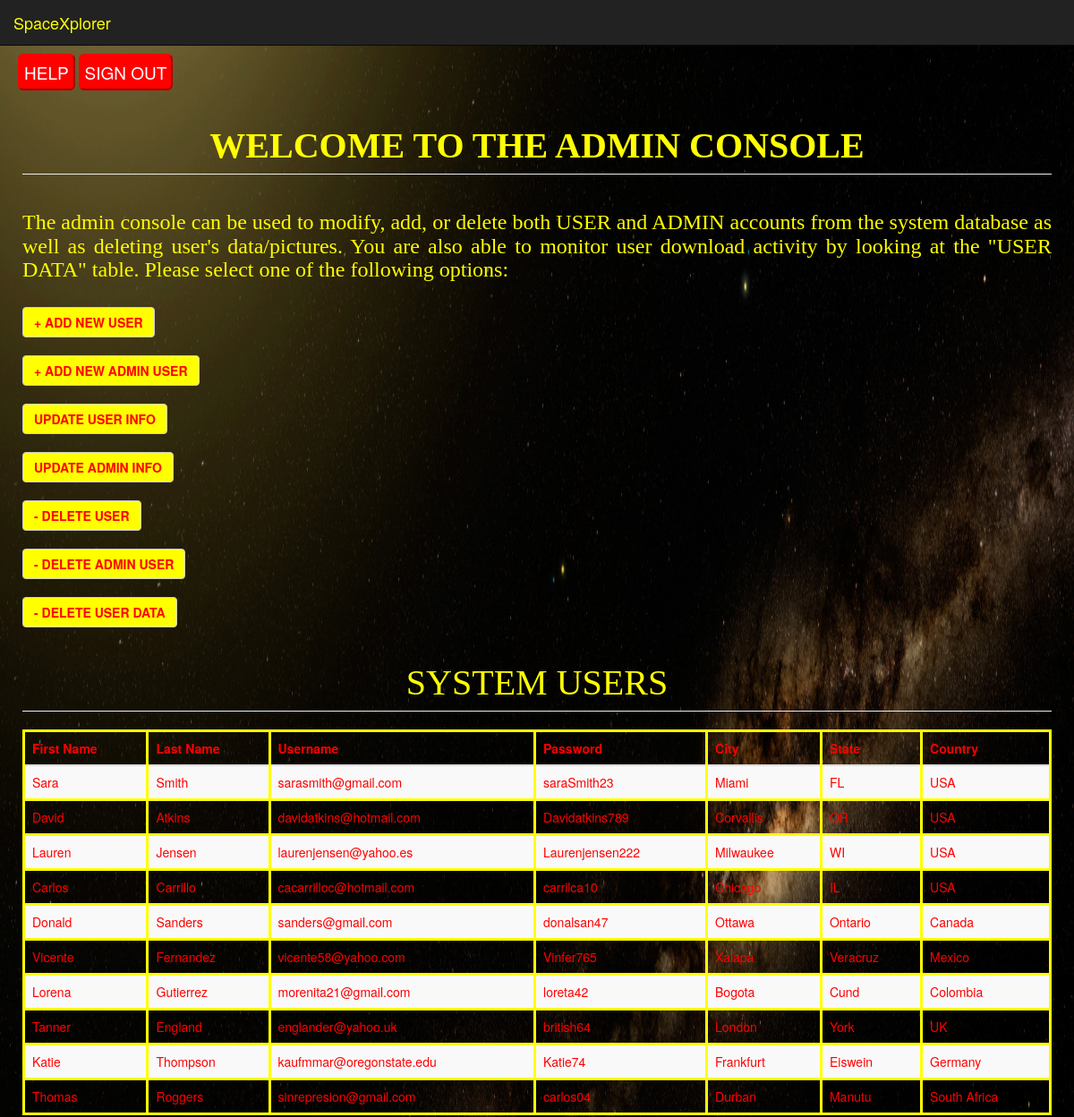
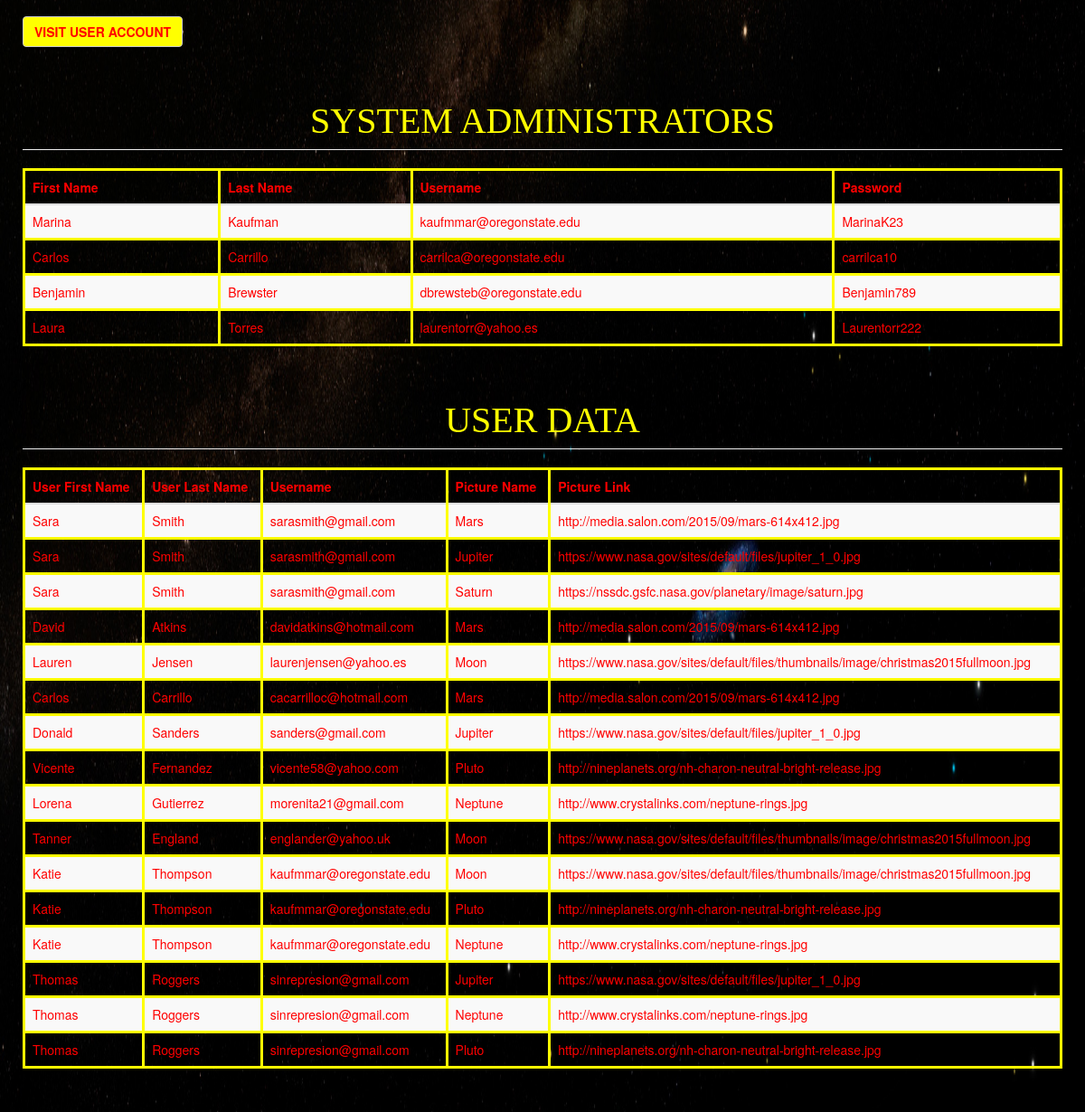
Page /admin_console.php on the committed database (2 pictures, top to bottom).
### tables this page shows
CREATE TABLE users (
    	id INT(11) NOT NULL AUTO_INCREMENT,
    	first_name VARCHAR(255) NOT NULL,
    	last_name VARCHAR(255) NOT NULL,
    	email VARCHAR(255) NOT NULL,
    	password VARCHAR(255) NOT NULL,
    	city VARCHAR(255) NOT NULL,
    	state VARCHAR(255),
    	country VARCHAR(255) NOT NULL,
    	PRIMARY KEY (id),
    	UNIQUE (email, password)
);

CREATE TABLE images (
	id INT(11) NOT NULL AUTO_INCREMENT,
	user_email VARCHAR(255) NOT NULL,
	name VARCHAR(255),
	link VARCHAR(255) NOT NULL,
	PRIMARY KEY (id),
	FOREIGN KEY (user_email) REFERENCES users (email)
        	ON DELETE CASCADE
        	ON UPDATE CASCADE
);

### admin_console.php (the view, shortened to what this page needs)
<?php
	include 'template_prepend.php';
?>
<div class="giveMePadding">
    <button class = "btn-second" onclick="myFunction()">HELP</button>
    <a href="index.php"><button class = "btn-second" style="color:white;">SIGN OUT</button></a>
    <div class="giveMePadding">
        <div class="row">
			<h1 class="page-header"><strong>WELCOME TO THE ADMIN CONSOLE</strong></h1>
			<h3>The admin console can be used to modify, add, or delete both USER and ADMIN accounts from the system database as well as deleting user's data/pictures. You are also able to monitor user download activity by looking at the "USER DATA" table. Please select one of the following options: </h3>
		</div>
        <div class="row addNew">
            <a class="btn btn-default center" href="#addUser" role="button" data-toggle="collapse"><strong>+ ADD NEW USER</strong></a>
        <a class="btn btn-default center" href="#addAdmin" role="button" data-toggle="collapse"><strong>+ ADD NEW ADMIN USER</strong></a>
        <a class="btn btn-default center" href="#updateUser" role="button" data-toggle="collapse"><strong>UPDATE USER INFO</strong></a>
        <a class="btn btn-default center" href="#updateAdmin" role="button" data-toggle="collapse"><strong>UPDATE ADMIN INFO</strong></a>
        <a class="btn btn-default center" href="#deleteUser" role="button" data-toggle="collapse"><strong>- DELETE USER</strong></a>
        <a class="btn btn-default center" href="#deleteAdmin" role="button" data-toggle="collapse"><strong>- DELETE ADMIN USER</strong></a>
        <a class="btn btn-default center" href="#deleteUserData" role="button" data-toggle="collapse"><strong>- DELETE USER DATA</strong></a>
	</div>
	<div class="row">
        <h2 class="page-header" style="color:yellow;">SYSTEM USERS</h2>
        <div class="table-responsive">
            <table class="table table-striped">
                <thead>
                    <tr>
                        <th>First Name</th>
                        <th>Last Name</th>
                        <th>Username</th>
                        <th>Password</th>
                        <th>City</th>
                        <th>State</th>
                        <th>Country</th>
                    </tr>
                </thead>
                <tbody>
                    <?php
                        try {
                            $allUsersQuery = <<<stmt
                            SELECT first_name, last_name, email, password, city, state, country FROM users;
stmt;
                            if (($ab_stmt = $dbConnection->prepare($allUsersQuery))) {
                                $ab_stmt->execute();
                                $result = $ab_stmt->get_result();
                                $i = 0;
                                $colHeaders = array();
                                $colData = array();
                                while($row = mysqli_fetch_assoc($result)) {
                                    if($i == 0) {
                                        foreach($row as $colHeader => $val) {
                                            $colHeaders[] = $colHeader;
                                        }
                                    }
                                    $colData[] = $row;
                                    $i++;
                                }
                                foreach($colData as $r) {
                                    echo "<tr>";
                                    foreach($colHeaders as $colHeader) {
                                        echo "<td>" . $r[$colHeader] . "</td>";
                                    }
                                    echo "</tr>";
                                }
                            } else {
                                echo "Statement Prep Failed" . $dbConnection->connect_errno . " " . $dbConnection->connect_error;
                            }
                        } catch(Exception $e) {
                            echo 'caught exception: ' . $e->getMessage();
                        }
                    ?>
                </tbody>
            </table>
        </div>
	</div>
    <div class="row">
        <a class="btn btn-default center" href="#visitUserAccount" role="button" data-toggle="collapse"><strong>VISIT USER ACCOUNT</strong></a>
    </div>
	<div class="row">
        <h2 class="page-header" style="color:yellow;">SYSTEM ADMINISTRATORS</h2>
        <div class="table-responsive">
            <table class="table table-striped">
                <thead>
                    <tr>
                        <th>First Name</th>
                        <th>Last Name</th>
                        <th>Username</th>
                        <th>Password</th>
                    </tr>
                </thead>
                <tbody>
                    <?php
                        try {
                            $allAdminsQuery = <<<stmt
                            SELECT first_name, last_name, email, password FROM admins;
stmt;
                            if (($ab_stmt = $dbConnection->prepare($allAdminsQuery))) {
                                $ab_stmt->execute();
                                $result = $ab_stmt->get_result();
                                $i = 0;
                                $colHeaders = array();
                                $colData = array();
                                while($row = mysqli_fetch_assoc($result)) {
                                    if($i == 0) {
                                        foreach($row as $colHeader => $val) {
                                            $colHeaders[] = $colHeader;
                                        }
                                    }
                                    $colData[] = $row;
                                    $i++;
                                }
                                foreach($colData as $r) {
                                        echo "<tr>";
                                        foreach($colHeaders as $colHeader) {
                                            echo "<td>" . $r[$colHeader] . "</td>";
                                        }
                                        echo "</tr>";
                                }
                            } else {
                                echo "Statement Prep Failed" . $dbConnection->connect_errno . " " . $dbConnection->connect_error;
                            }
                        } catch(Exception $e) {
                            echo 'caught exception: ' . $e->getMessage();
                        }
                    ?>
                </tbody>
            </table>
        </div>
	</div>
	<div class="row">
        <h2 class="page-header" style="color:yellow;">USER DATA</h2>
        <div class="table-responsive">
            <table class="table table-striped">
                <thead>
                    <tr>
                        <th>User First Name</th>
                        <th>User Last Name</th>
                        <th>Username</th>
                        <th>Picture Name</th>
                        <th>Picture Link</th>
                    </tr>
                </thead>
                <tbody>
                    <?php
                        try {
                            $allDataQuery = <<<stmt
                            SELECT u.first_name, u.last_name, u.email, i.name, i.link FROM images i
                            INNER JOIN users u ON u.email = i.user_email
                            ORDER BY u.id;
stmt;
                            if (($ab_stmt = $dbConnection->prepare($allDataQuery))) {
                                $ab_stmt->execute();
                                $result = $ab_stmt->get_result();
                                $i = 0;
                                $colHeaders = array();
                                $colData = array();
                                while($row = mysqli_fetch_assoc($result)) {
                                    if($i == 0) {
                                        foreach($row as $colHeader => $val) {
                                            $colHeaders[] = $colHeader;
                                        }
                                    }
                                    $colData[] = $row;
                                    $i++;
                                }
                                foreach($colData as $r) {
                                    echo "<tr>";
                                    foreach($colHeaders as $colHeader) {
                                        echo "<td>" . $r[$colHeader] . "</td>";
                                    }
                                    echo "</tr>";
                                }
                            } else {
                                echo "Statement Prep Failed" . $dbConnection->connect_errno . " " . $dbConnection->connect_error;
                            }
                        } catch(Exception $e) {
                            echo 'caught exception: ' . $e->getMessage();
                        }
                    ?>
                </tbody>
            </table>
        </div>
	</div></br></br></br></br></br></br>
</div>
<?php
	include 'template_append.php';
?>

### template_prepend.php (shortened to what this page needs)
<!DOCTYPE html>
<html lang='en'>
	<head>
		<link rel="stylesheet" href="https://maxcdn.bootstrapcdn.com/bootstrap/3.3.6/css/bootstrap.min.css"
>
		<link rel="stylesheet" href="public/css/style.css">
	</head>
	<body>
    <nav class="navbar navbar-inverse navbar-fixed-top">
      <div class="container-fluid">
        <div class="navbar-header">
          <a class="navbar-brand" href="#" style="color:yellow;">SpaceXplorer</a>
        </div>
      </div>
    </nav>
    </body>

### template_append.php (shortened to what this page needs)
	  </div>
	</body>
</html>

### public/css/style.css (style rules this page uses)
body { background-image: url("images/background.jpg"); background-size: 150% 150%; font-family: "Helvetica Neue",Helvetica,Arial,sans-serif; font-size: 14px; line-height: 1.42857143; color: #333; }
div { text-align: justify; }
* { -webkit-box-sizing: border-box; -moz-box-sizing: border-box; box-sizing: border-box; }
.page-header { font-family:"Papyrus"; font-size: 40px; font:bold; color: #ffff00; padding-bottom: 9px; margin: 40px 0 20px; border-bottom: 1px solid #eee; }
div { display: block; }
.page-header { text-align: center; }
.btn-default { background-color: yellow; color: red; }
.giveMePadding { padding-left: 20px; padding-right: 20px; }
.addNew { width: 75%; }
h3 { font-family:"Papyrus"; font:bold; color: #ffff00; padding-bottom: 9px; margin: 40px 0 20px; }
table { border-style:solid; border-color:yellow; }
th, td { border-style:solid; border-color:yellow; color:red; }
.btn-second { border-width: 2px; font-size:19px; color:white; background-color: red; border-color: red; padding-top: 5px; padding-bottom:5px; padding-left:5px; padding-right:5px; border-radius:6px; margin-right: 0px; cursor:pointer; text-decoration: none; }

### rows in the picture
users: first_name "Sara", last_name "Smith", email "sarasmith@gmail.com", password "saraSmith23", city "Miami", state "FL", country "USA"
users: first_name "David", last_name "Atkins", email "davidatkins@hotmail.com", password "Davidatkins789", city "Corvallis", state "OR", country "USA"
users: first_name "Lauren", last_name "Jensen", email "laurenjensen@yahoo.es", password "Laurenjensen222", city "Milwaukee", state "WI", country "USA"
users: first_name "Carlos", last_name "Carrillo", email "cacarrilloc@hotmail.com", password "carrilca10", city "Chicago", state "IL", country "USA"
users: first_name "Donald", last_name "Sanders", email "sanders@gmail.com", password "donalsan47", city "Ottawa", state "Ontario", country "Canada"
users: first_name "Vicente", last_name "Fernandez", email "vicente58@yahoo.com", password "Vinfer765", city "Xalapa", state "Veracruz", country "Mexico"
users: first_name "Lorena", last_name "Gutierrez", email "morenita21@gmail.com", password "loreta42", city "Bogota", state "Cund", country "Colombia"
users: first_name "Tanner", last_name "England", email "englander@yahoo.uk", password "british64", city "London", state "York", country "UK"
users: first_name "Katie", last_name "Thompson", email "kaufmmar@oregonstate.edu", password "Katie74", city "Frankfurt", state "Eiswein", country "Germany"
users: first_name "Thomas", last_name "Roggers", email "sinrepresion@gmail.com", password "carlos04", city "Durban", state "Manutu", country "South Africa"
images: users.first_name "Sara", users.last_name "Smith", users.email "sarasmith@gmail.com", name "Mars", link "http://media.salon.com/2015/09/mars-614x412.jpg"
images: users.first_name "Sara", users.last_name "Smith", users.email "sarasmith@gmail.com", name "Jupiter", link "https://www.nasa.gov/sites/default/files/jupiter_1_0.jpg"
images: users.first_name "Sara", users.last_name "Smith", users.email "sarasmith@gmail.com", name "Saturn", link "https://nssdc.gsfc.nasa.gov/planetary/image/saturn.jpg"
images: users.first_name "David", users.last_name "Atkins", users.email "davidatkins@hotmail.com", name "Mars", link "http://media.salon.com/2015/09/mars-614x412.jpg"
images: users.first_name "Lauren", users.last_name "Jensen", users.email "laurenjensen@yahoo.es", name "Moon", link "https://www.nasa.gov/sites/default/files/thumbnails/image/christmas2015fullmoon.jpg"
images: users.first_name "Carlos", users.last_name "Carrillo", users.email "cacarrilloc@hotmail.com", name "Mars", link "http://media.salon.com/2015/09/mars-614x412.jpg"
images: users.first_name "Donald", users.last_name "Sanders", users.email "sanders@gmail.com", name "Jupiter", link "https://www.nasa.gov/sites/default/files/jupiter_1_0.jpg"
images: users.first_name "Vicente", users.last_name "Fernandez", users.email "vicente58@yahoo.com", name "Pluto", link "http://nineplanets.org/nh-charon-neutral-bright-release.jpg"
images: users.first_name "Lorena", users.last_name "Gutierrez", users.email "morenita21@gmail.com", name "Neptune", link "http://www.crystalinks.com/neptune-rings.jpg"
images: users.first_name "Tanner", users.last_name "England", users.email "englander@yahoo.uk", name "Moon", link "https://www.nasa.gov/sites/default/files/thumbnails/image/christmas2015fullmoon.jpg"
images: users.first_name "Katie", users.last_name "Thompson", users.email "kaufmmar@oregonstate.edu", name "Moon", link "https://www.nasa.gov/sites/default/files/thumbnails/image/christmas2015fullmoon.jpg"
images: users.first_name "Katie", users.last_name "Thompson", users.email "kaufmmar@oregonstate.edu", name "Pluto", link "http://nineplanets.org/nh-charon-neutral-bright-release.jpg"
images: users.first_name "Katie", users.last_name "Thompson", users.email "kaufmmar@oregonstate.edu", name "Neptune", link "http://www.crystalinks.com/neptune-rings.jpg"
images: users.first_name "Thomas", users.last_name "Roggers", users.email "sinrepresion@gmail.com", name "Jupiter", link "https://www.nasa.gov/sites/default/files/jupiter_1_0.jpg"
images: users.first_name "Thomas", users.last_name "Roggers", users.email "sinrepresion@gmail.com", name "Neptune", link "http://www.crystalinks.com/neptune-rings.jpg"
images: users.first_name "Thomas", users.last_name "Roggers", users.email "sinrepresion@gmail.com", name "Pluto", link "http://nineplanets.org/nh-charon-neutral-bright-release.jpg"

### other values in the picture
$r[$colHeader] "Marina"
$r[$colHeader] "Kaufman"
$r[$colHeader] "kaufmmar@oregonstate.edu"
$r[$colHeader] "MarinaK23"
$r[$colHeader] "Carlos"
$r[$colHeader] "Carrillo"
$r[$colHeader] "carrilca@oregonstate.edu"
$r[$colHeader] "carrilca10"
$r[$colHeader] "Benjamin"
$r[$colHeader] "Brewster"
$r[$colHeader] "dbrewsteb@oregonstate.edu"
$r[$colHeader] "Benjamin789"
$r[$colHeader] "Laura"
$r[$colHeader] "Torres"
$r[$colHeader] "laurentorr@yahoo.es"
